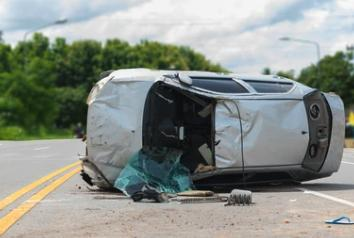
#> input picture lab-materials/05/test_image.jpg, 354 x 238 px, found by its file name
$ python process_image.py
#> lines starting #> are read from the running program, lines starting #| are printed output that depends on the picture
import os
import requests
from pathlib import Path

import cv2.dnn
import numpy as np

CLASSES = {
    0: "moderate",
    1: "severe"
}
colors = np.random.uniform(0, 255, size=(len(CLASSES), 3))

def preprocess(image_path):
#> called with image_path = 'test_image.jpg'
    original_image: np.ndarray = cv2.imread(image_path)
#> original_image is the input picture: shape (238, 354, 3); mean B, G, R 137.3, 144.2, 138.6
    [height, width, _] = original_image.shape
#> height = 238; width = 354

    # Prepare a square image for inference
    length = max((height, width))
#> length = 354
    image = np.zeros((length, length, 3), np.uint8)
    image[0:height, 0:width] = original_image
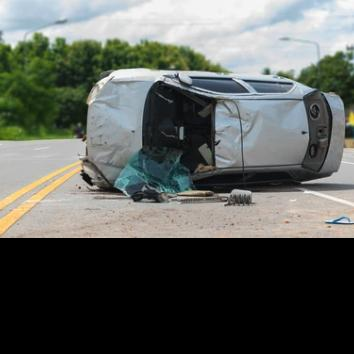
#> image: shape (354, 354, 3); mean B, G, R 92.3, 97, 93.2

    # Calculate scale factor
    scale = length / 640
#> scale = 0.553

    # Preprocess the image and prepare blob for model
    blob = cv2.dnn.blobFromImage(image, scalefactor=1 / 255, size=(640, 640), swapRB=True)
    return blob, scale, original_image

# [55 lines left out: functions draw_bounding_box, postprocess, not called in this run]

def _serialize(image):
    payload = {
        'inputs': [
            {
                'name': 'images',
                'shape': [1, 3, 640, 640],
                'datatype': 'FP32',
                'data': image.flatten().tolist(),
            },
        ]
    }
    return payload

def _unpack(response_item):
    return np.array(response_item['data']).reshape(response_item['shape'])

def send_request(image, endpoint):
    payload = _serialize(image)

    raw_response = requests.post(endpoint, json = payload)
    try:
        response = raw_response.json()
    except:
        print(f'Failed to deserialize service response.\n'
              f'Status code: {raw_response.status_code}\n'
              f'Response body: {raw_response.text}')
        raise

    try:
        model_output = response['outputs']
    except:
        print(f'Failed to extract model output from service response.\n'
              f'Service response: {response}')
        raise

    unpacked_output = [_unpack(item) for item in model_output]
    return unpacked_output

def process_image(image_path, endpoint):
    preprocessed, scale, original_image = preprocess(image_path)
#> scale = 0.553
    response = send_request(preprocessed, endpoint)
#> in send_request, `payload = _serialize(image)`: payload = 1 item
    new_image = postprocess(response[0], scale, original_image)

    filename = os.path.basename(image_path)
    Path("processed_images").mkdir(parents=True, exist_ok=True)
    new_file_path = f"processed_images/{filename}"
    cv2.imwrite(new_file_path, new_image)
    print(f"Successfully processed image {filename}")

    return new_file_path

if __name__ == '__main__':
    detection_endpoint = os.environ.get("DETECTION_ENDPOINT")
    process_image("test_image.jpg", detection_endpoint)
#> (the call stopped at in send_request, `raw_response = requests.post(endpoint, json = payload)`: requests is not available in this run)
